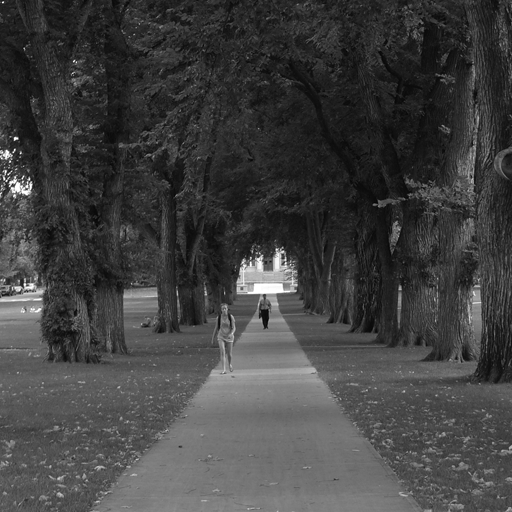
//> input picture fourier/ex04fourier/colostate_quad_bw_512.png, 512 x 512 px
$ ./ex04fourier   (built with g++ and OpenCV 4)
//> lines starting //> are read from the running program, lines starting //| are printed output that depends on the picture
#include "opencv2/core/core.hpp"
#include "opencv2/imgproc/imgproc.hpp"
#include "opencv2/highgui/highgui.hpp"
#include <iostream>

using namespace cv;
using namespace std;

/* As a prelude to the next example, this is smoothing with a
 * Gaussian in the Spatial Domain.  In other words, standard
 * convolution.
 *
 * Ross Beveridge
 *
 */

int main(int argc, char ** argv)
{
    const char* filename = argc >=2 ? argv[1] : "colostate_quad_bw_512.png";

    Mat inImg = imread(filename, CV_LOAD_IMAGE_GRAYSCALE);
//> inImg is the input picture: 512 rows x 512 cols, CV_8UC1; min 3, max 255, mean 65.1
    imshow("Source Image", inImg);
	// Now construct a Gaussian kernel
    float sigma = 8.0;
    Mat kernelX   = getGaussianKernel(4*sigma, sigma, CV_32FC1);
    Mat kernelY   = getGaussianKernel(4*sigma, sigma, CV_32FC1);
    Mat kernel  = kernelX * kernelY.t();
    Mat kernel_d = kernel.clone();
    cout << kernel_d.rows << "\n";
    cout << kernel_d.cols << "\n";
    normalize(kernel_d, kernel_d, 0, 1, CV_MINMAX);
	imshow("Gaussian Kernel", kernel_d);
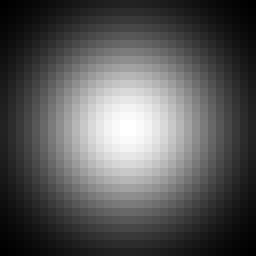
//> window 'Gaussian Kernel': 32 rows x 32 cols, CV_8UC1 (shown 8 times larger); min 0, max 255, mean 87.4
    // Use the built in convolution function for OpenCV
	Point anchor = Point(-1,-1);
    Mat resImg = inImg.clone();
	filter2D(inImg, resImg, -1, kernel, anchor, BORDER_DEFAULT);
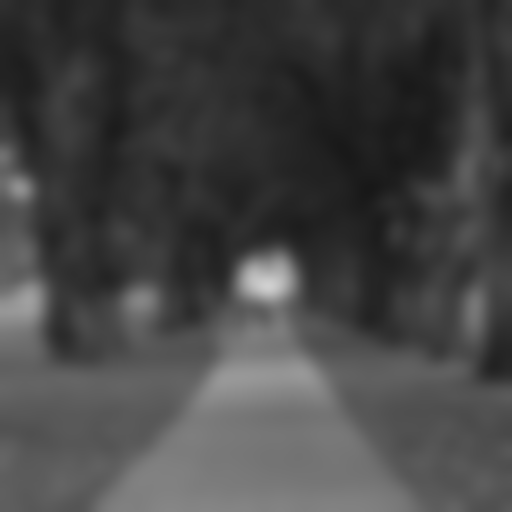
//> resImg: 512 rows x 512 cols, CV_8UC1; min 24, max 208, mean 69.1
	normalize(resImg, resImg, 0, 255, NORM_MINMAX);
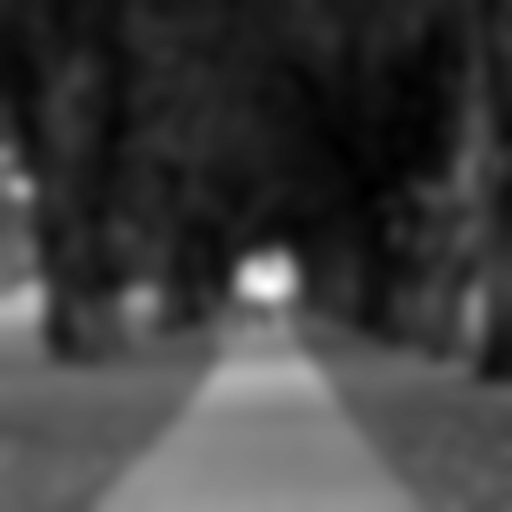
//> resImg: 512 rows x 512 cols, CV_8UC1; min 0, max 255, mean 62.5
    imshow("Smoothed", resImg);
    waitKey();
    return 0;
}
